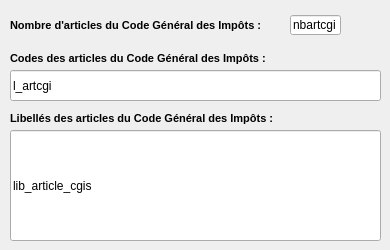
   <widget class="QWidget" name="Imposition">
    <attribute name="title">
     <string>Imposition</string>
    </attribute>
    <widget class="QLineEdit" name="lib_article_cgis">
     <property name="geometry">
      <rect>
       <x>10</x>
       <y>130</y>
       <width>371</width>
       <height>111</height>
      </rect>
     </property>
     <property name="text">
      <string>lib_article_cgis</string>
     </property>
    </widget>
    <widget class="QLabel" name="Libelles_articles_CGI">
     <property name="geometry">
      <rect>
       <x>10</x>
       <y>108</y>
       <width>331</width>
       <height>21</height>
      </rect>
     </property>
     <property name="text">
      <string>&lt;!DOCTYPE HTML PUBLIC &quot;-//W3C//DTD HTML 4.0//EN&quot; &quot;http://www.w3.org/TR/REC-html40/strict.dtd&quot;&gt;
&lt;html&gt;&lt;head&gt;&lt;meta name=&quot;qrichtext&quot; content=&quot;1&quot; /&gt;&lt;style type=&quot;text/css&quot;&gt;
p, li { white-space: pre-wrap; }
&lt;/style&gt;&lt;/head&gt;&lt;body style=&quot; font-family:'MS Shell Dlg 2'; font-size:8.25pt; font-weight:400; font-style:normal;&quot;&gt;
&lt;p style=&quot; margin-top:0px; margin-bottom:0px; margin-left:0px; margin-right:0px; -qt-block-indent:0; text-indent:0px;&quot;&gt;&lt;span style=&quot; font-size:8pt; font-weight:600;&quot;&gt;Libellés des articles du Code Général des Impôts :&lt;/span&gt;&lt;/p&gt;&lt;/body&gt;&lt;/html&gt;</string>
     </property>
    </widget>
    <widget class="QLineEdit" name="nbartcgi">
     <property name="geometry">
      <rect>
       <x>290</x>
       <y>15</y>
       <width>51</width>
       <height>20</height>
      </rect>
     </property>
     <property name="text">
      <string>nbartcgi</string>
     </property>
    </widget>
    <widget class="QLabel" name="Nb_articles_CGI">
     <property name="geometry">
      <rect>
       <x>10</x>
       <y>0</y>
       <width>281</width>
       <height>51</height>
      </rect>
     </property>
     <property name="text">
      <string>&lt;!DOCTYPE HTML PUBLIC &quot;-//W3C//DTD HTML 4.0//EN&quot; &quot;http://www.w3.org/TR/REC-html40/strict.dtd&quot;&gt;
&lt;html&gt;&lt;head&gt;&lt;meta name=&quot;qrichtext&quot; content=&quot;1&quot; /&gt;&lt;style type=&quot;text/css&quot;&gt;
p, li { white-space: pre-wrap; }
&lt;/style&gt;&lt;/head&gt;&lt;body style=&quot; font-family:'MS Shell Dlg 2'; font-size:8.25pt; font-weight:400; font-style:normal;&quot;&gt;
&lt;p style=&quot; margin-top:0px; margin-bottom:0px; margin-left:0px; margin-right:0px; -qt-block-indent:0; text-indent:0px;&quot;&gt;&lt;span style=&quot; font-size:8pt; font-weight:600;&quot;&gt;Nombre d'articles du Code Général des Impôts : &lt;/span&gt;&lt;/p&gt;&lt;/body&gt;&lt;/html&gt;</string>
     </property>
    </widget>
    <widget class="QLabel" name="Codes_CGI">
     <property name="geometry">
      <rect>
       <x>10</x>
       <y>48</y>
       <width>281</width>
       <height>21</height>
      </rect>
     </property>
     <property name="text">
      <string>&lt;!DOCTYPE HTML PUBLIC &quot;-//W3C//DTD HTML 4.0//EN&quot; &quot;http://www.w3.org/TR/REC-html40/strict.dtd&quot;&gt;
&lt;html&gt;&lt;head&gt;&lt;meta name=&quot;qrichtext&quot; content=&quot;1&quot; /&gt;&lt;style type=&quot;text/css&quot;&gt;
p, li { white-space: pre-wrap; }
&lt;/style&gt;&lt;/head&gt;&lt;body style=&quot; font-family:'MS Shell Dlg 2'; font-size:8.25pt; font-weight:400; font-style:normal;&quot;&gt;
&lt;p style=&quot; margin-top:0px; margin-bottom:0px; margin-left:0px; margin-right:0px; -qt-block-indent:0; text-indent:0px;&quot;&gt;&lt;span style=&quot; font-size:8pt; font-weight:600;&quot;&gt;Codes des articles du Code Général des Impôts : &lt;/span&gt;&lt;/p&gt;&lt;/body&gt;&lt;/html&gt;</string>
     </property>
    </widget>
    <widget class="QLineEdit" name="l_artcgi">
     <property name="geometry">
      <rect>
       <x>10</x>
       <y>70</y>
       <width>371</width>
       <height>31</height>
      </rect>
     </property>
     <property name="text">
      <string>l_artcgi</string>
     </property>
    </widget>
   </widget>
